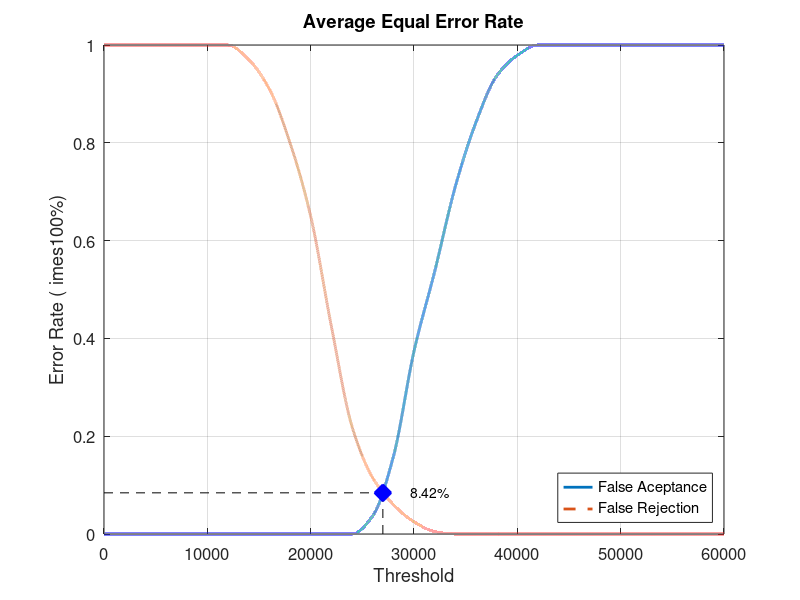
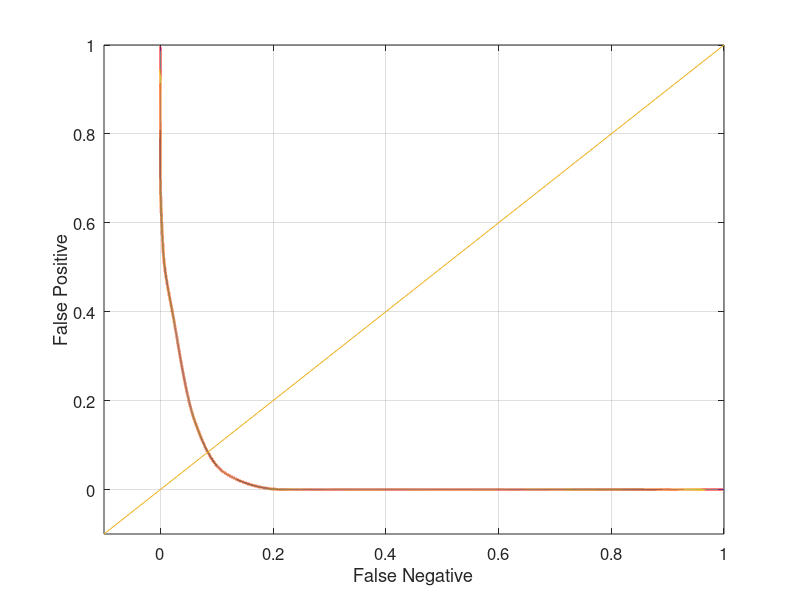

MATLAB code to generate these figures, in order:
close all;
clear;
clc;
x = 0:2000:60000;
xq = 0:0.5:60000;

y0 = [0 0 0 0 0 0 0 0 0 0 0 0 0 0.0368421 0.157895 0.373684 0.536842 0.710526 0.842105 0.936842 0.978947 1 1 1 1 1 1 1 1 1 1]
yy0 = interp1(x, y0, xq, 'pchip');
y1 = [1 1 1 1 1 1 1 0.97 0.91 0.8 0.65 0.425 0.22 0.115 0.06 0.025 0.005 0 0 0 0 0 0 0 0 0 0 0 0 0 0]
yy1 = interp1(x, y1, xq, 'pchip');

% Calculating EER: 
y2 = abs(y0 - y1);
find(y2 == min(y2))
yy2 = abs(yy0 - yy1);
xEER = find(yy2 == min(yy2));
xEERIndex = xq(xEER) % X-axis EER
yEER = yy0(xEER) % Y-axis EER

main = figure
plot(xq, yy0,'-','LineWidth', 2);	hold on
plot(xq, yy1,'--','LineWidth', 2);	hold on
plot([xEERIndex xEERIndex], [0 yEER], 'k--');	hold on
plot([0 xEERIndex], [yEER yEER], 'k--');	hold on
plot(xEERIndex, yEER, 'bx', 'LineWidth', 10);	hold on
text(xEERIndex + 10 * xEERIndex / 100, yEER, [num2str(round((10000 * yEER)) / 100) '%'])
legend('False Aceptance', 'False Rejection', 'Location', 'SouthEast')
xlabel('Threshold')
ylabel('Error Rate (	imes100%)')
title('Average Equal Error Rate')
set(gca, 'FontSize', 12)
axis([0 60000 0 1])
grid on

print(main, 'Database5_1Main', '-dpng');
FNRxFPR = figure('Color', [1 1 1]);
plot(yy1, yy0, '-', yy1, yy0, 'LineWidth', 2);
hold on
y = -0.1:0.1:1
plot(y, y); 
set(gca, 'FontSize', 12)
xlabel('False Negative')
ylabel('False Positive')
axis([-0.1 1 -0.1 1])
set(gca, 'FontSize', 12)
grid on

print(FNRxFPR, 'Database5_1FNRxFPR','-dpng');
